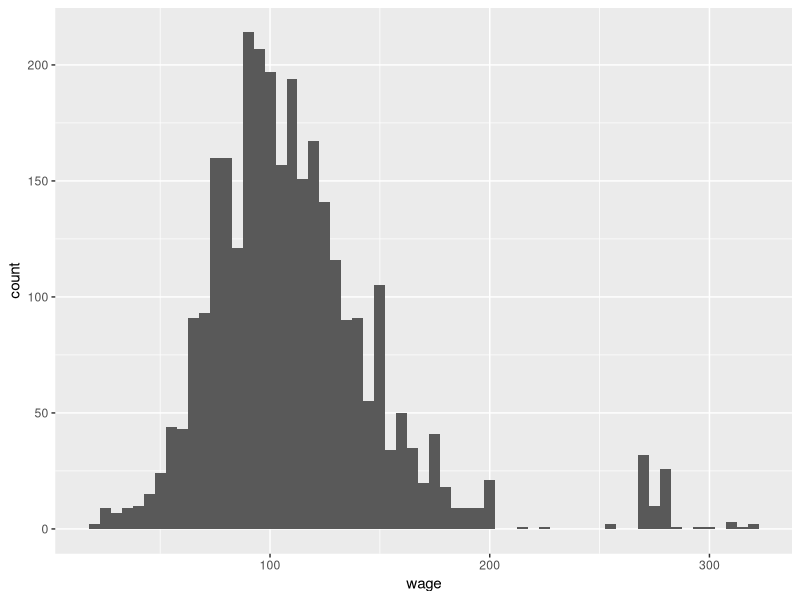
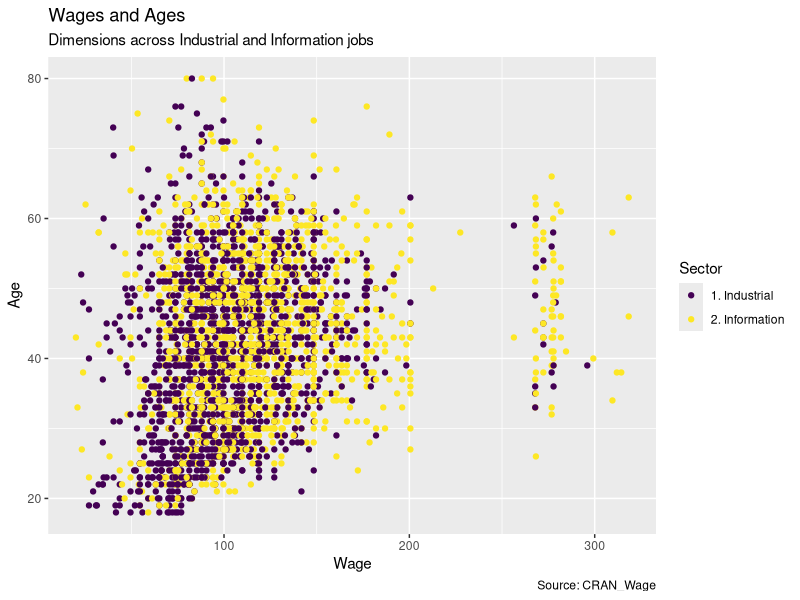

Here is the R script that generated these plots, in order:
## ---- chunk 1
library(tidyverse)
library(dbplyr)
library(readxl)
library(ggplot2)
## ---- chunk 2
my_data <- read_excel("CRAN_Wage.xlsx")
## ---- chunk 3
ggplot(data = my_data, mapping = aes(x = wage))+
  geom_histogram(binwidth=5)
## ---- chunk 4

my_data %>%
  group_by(education) %>%
  summarise(mean(wage))

my_data %>%
  group_by(education) %>%
  summarise(median(wage))

## ---- chunk 5
ggplot(data=my_data, mapping = aes (x = wage, y = age, colour=jobclass))+
  geom_point()+
  labs(title = "Wages and Ages", 
       subtitle = "Dimensions across Industrial and Information jobs",
       x = "Wage",
       y = "Age",
       colour = "Sector",
       caption = "Source: CRAN_Wage") +
  scale_colour_viridis_d()
       
